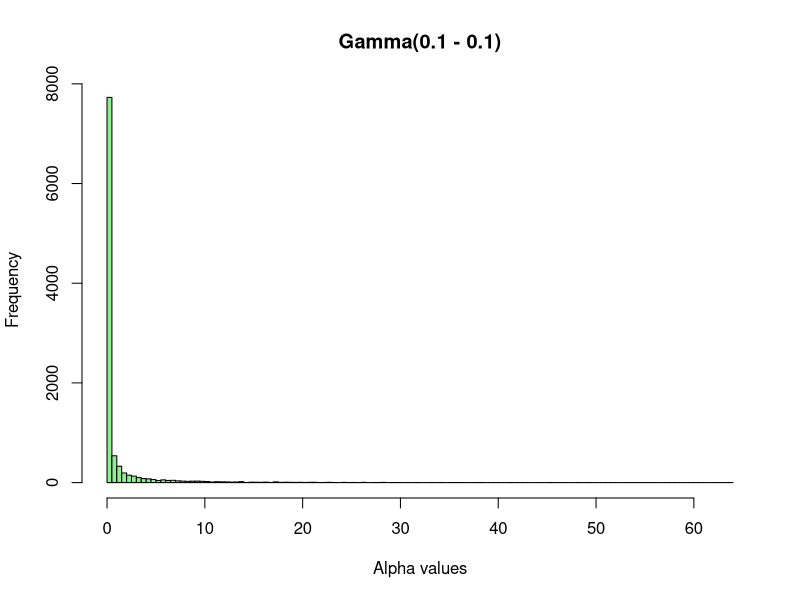
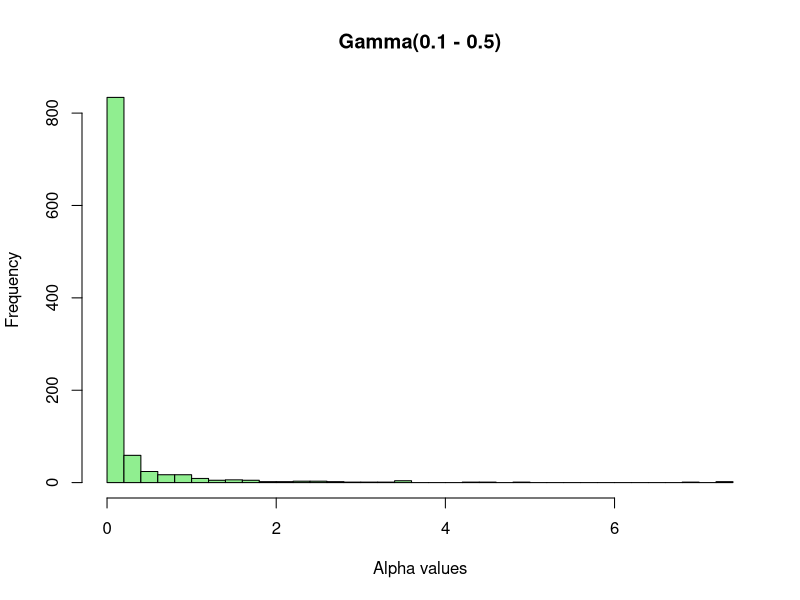
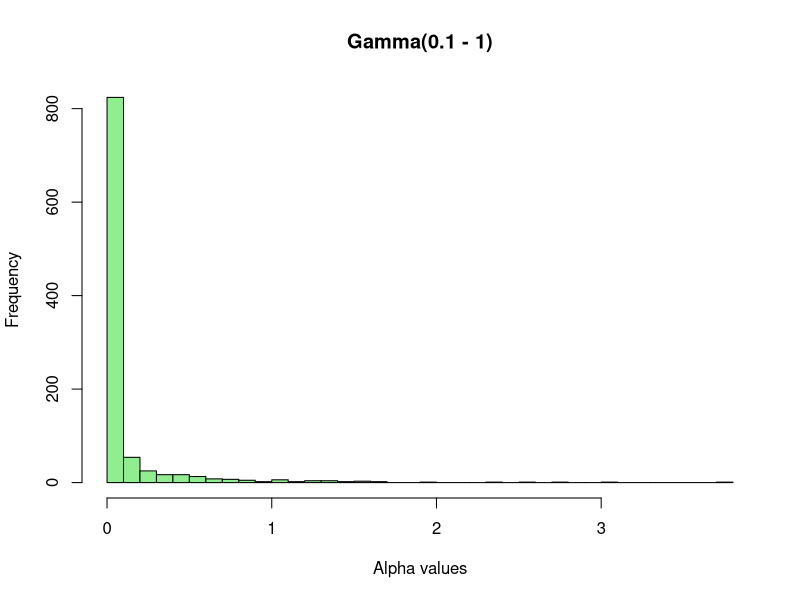
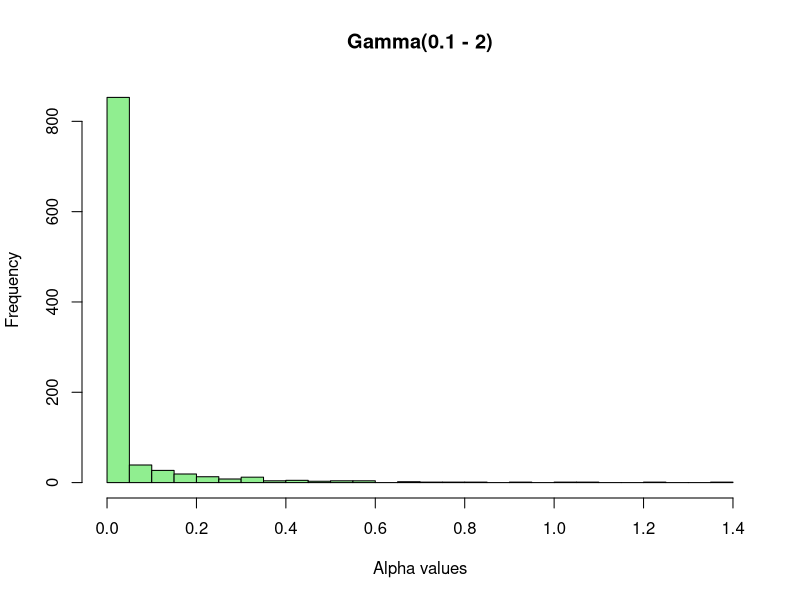
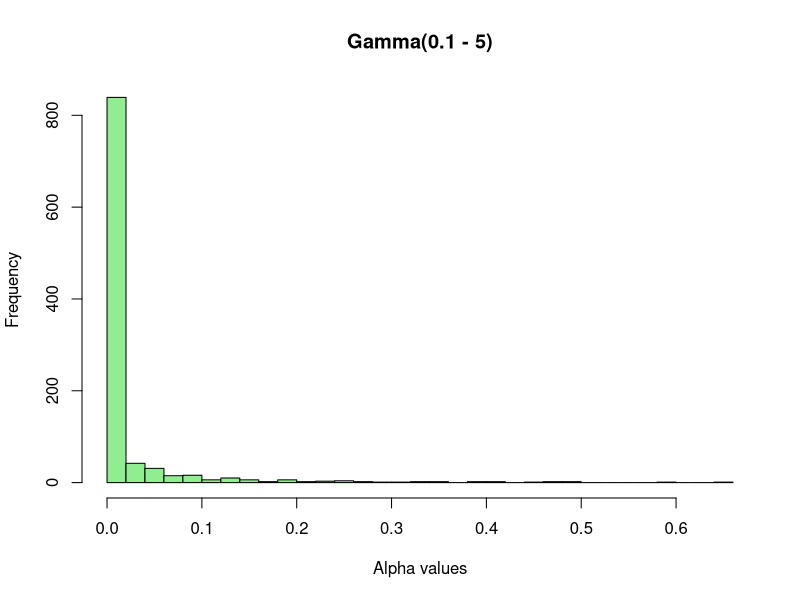
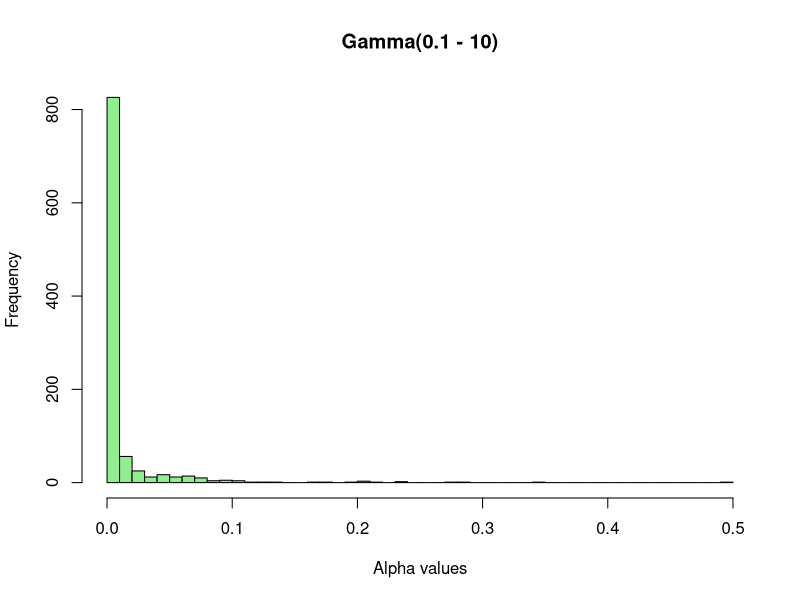
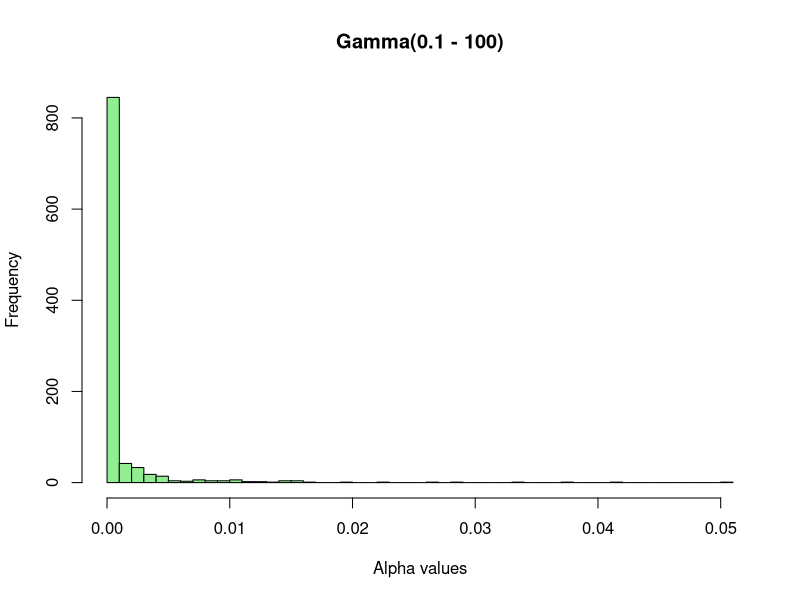
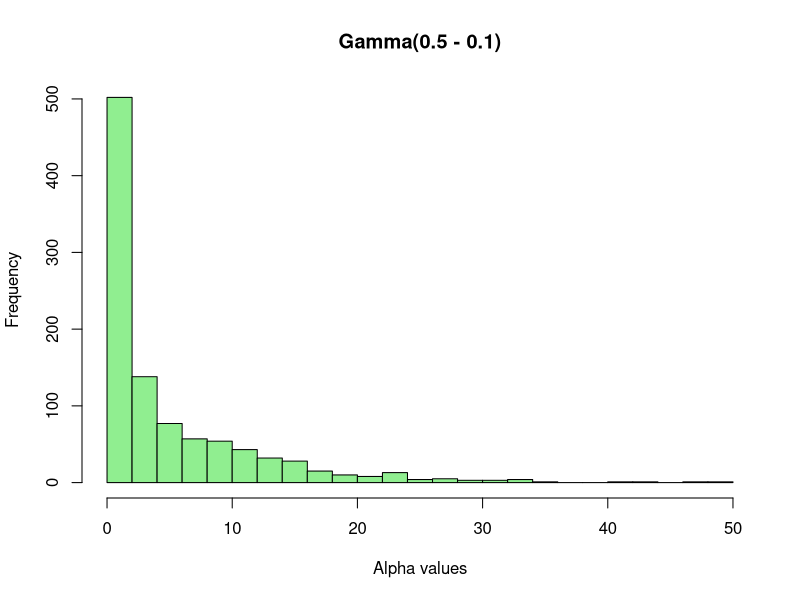

Here is the R script that generated these plots, in order:
#!/usr/bin/env r

# Export plots to a pdf file
pdf("revised_r.pdf")

# Initializing variables and vectors to be used later
n <- 10000
v <- c(0.1, 0.5, 1, 2, 5, 10, 100)

parameters <- c()
s_mean <- c()
s_var <- c()
t_mean <- c()
t_var <- c()
dist <- c()
running_mean <- c()

# Every alpha in v 
for (alpha in v)
{
  # Iterating over every lambda for each alpha
  for (lambda in v)
  {
    # Store the sample parameters and creating name for each histogram
    title <- paste("Gamma(", alpha, " - ", lambda, ")", sep="")
    parameters <- append(parameters, title)
    
    # Generate a gamma distribution of size n for each of the pairs
    d <- rgamma(n, alpha, lambda)
    
    # Plot on a histogram
    hist(d,
         main = title,
         xlab = "Alpha values",
         col = "light green",
         breaks = "scott")

    # Store the sample means and variances of each pair in vectors
    s_mean <- append(s_mean, mean(d))
    s_var <- append(s_var, var(d))
    
    # Store the theoretical means and variances of the gamma distributions
    t_mean <- append(t_mean, alpha/lambda)
    t_var <- append(t_var, alpha/lambda^2)

    # Create a running sample mean from 1 to 1000 and storing it in the running_mean vector
    means <- c()
    
    n = 1
    while (n <= 1000)
    {
      means <- append(means, mean(d[1:n]))
      n = n + 1
    }
    
    running_mean <- append(running_mean, means)
  }
}

# Generate a table comparing each theoretical expected value and variance
# of the distribution with the sample mean and variance

table <- data.frame(gamma=parameters,
                  expectation=t_mean,
                  variance=t_var,
                  sample_mean=s_mean,
                  sample_var=s_var)

print(table)

# For each 1 < n < 1000, calculate the sample mean of the first n sample
# values, and plot them in a graph against n.

i = 1
# Iterate through every pair of alpha and lambda
# Every alpha in v 
for (alpha in v)
{
  # Iterating over every lambda for each alpha
  for (lambda in v)
  {
    # Initialize means, the vector to be plotted
    means <- c()
    
    # Iterate i through every 1000 instances of running_mean 49 times
    j = i
    while (i < (j + 1000))
    {
      means <- append(means, running_mean[i])
      i = i + 1
    }
    
    # Create title of the plot
    title <- paste("Gamma(", alpha, ", ", lambda, ") Sample Means", sep="")
    
    # Plot the means against n
    plot(seq(1, 1000, 1), means,
         col="orange",
         main=title,
         xlab = "Sample Size",
         ylab = "Means",
         pch=20,
         type="l")
  }
}

dev.off()